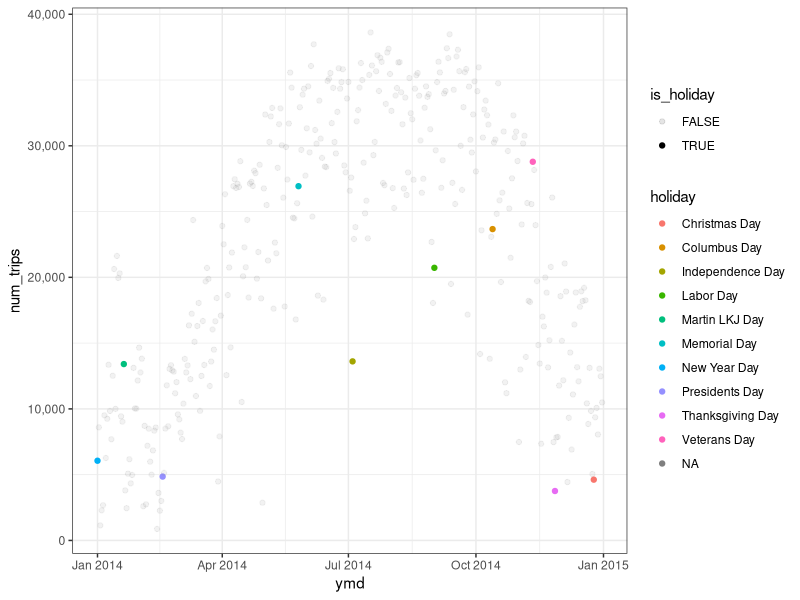
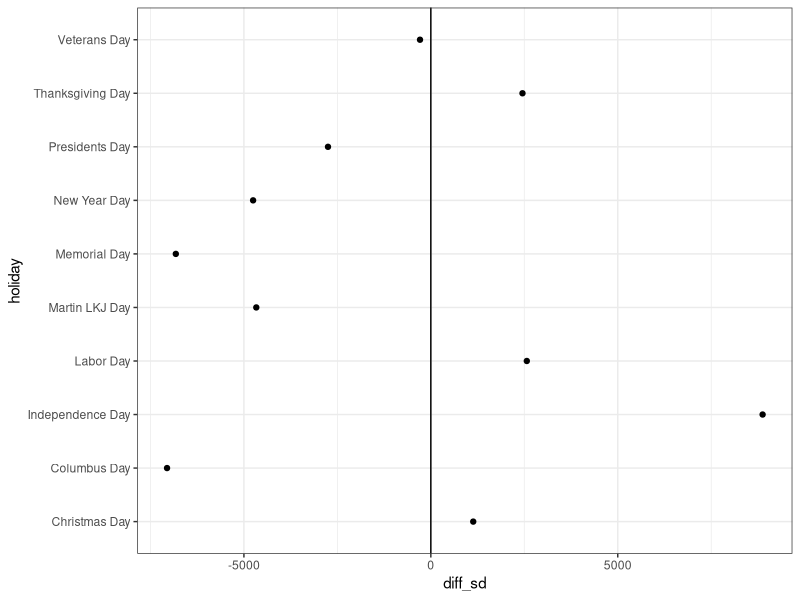
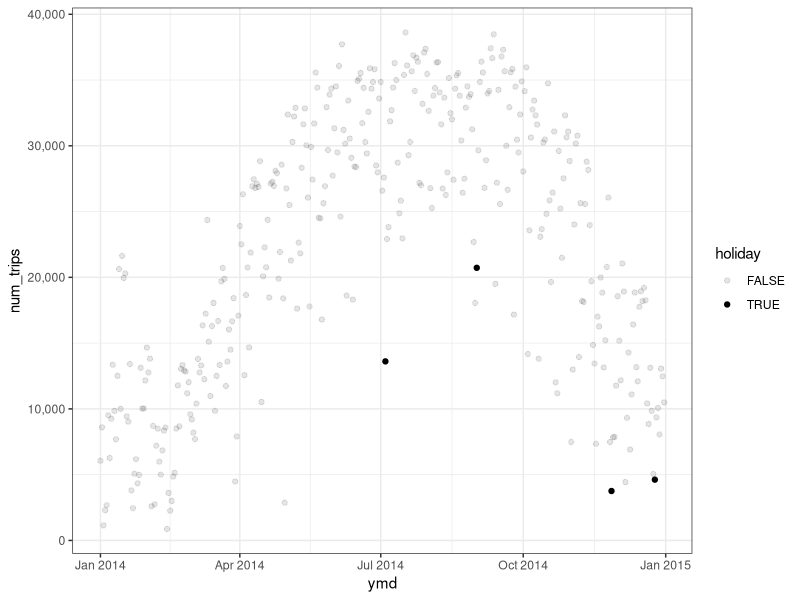
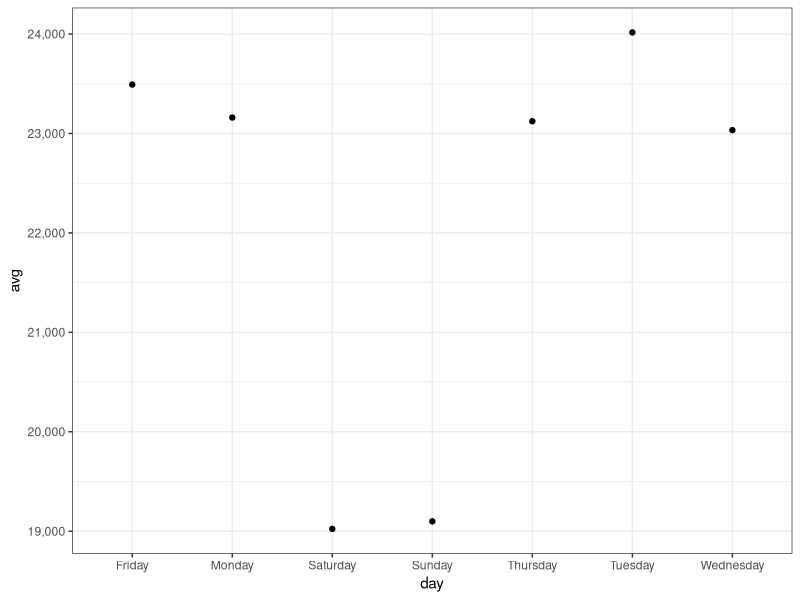
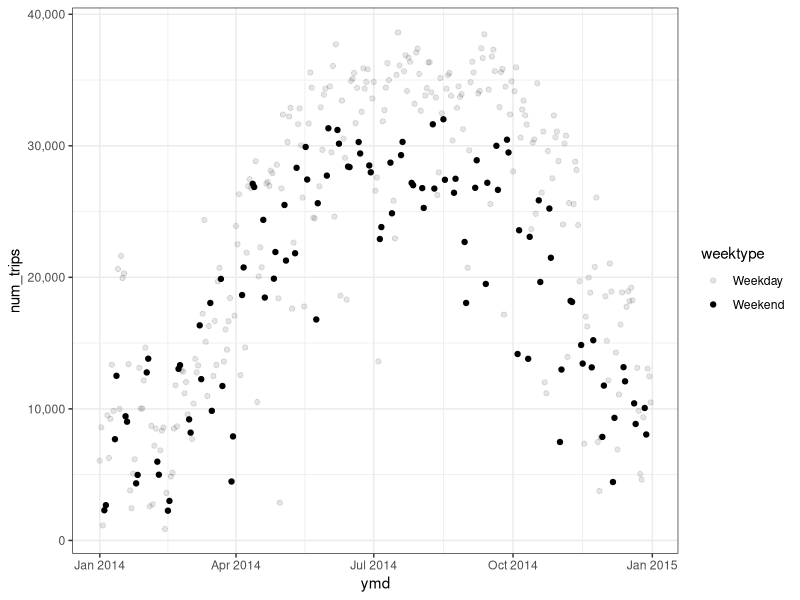
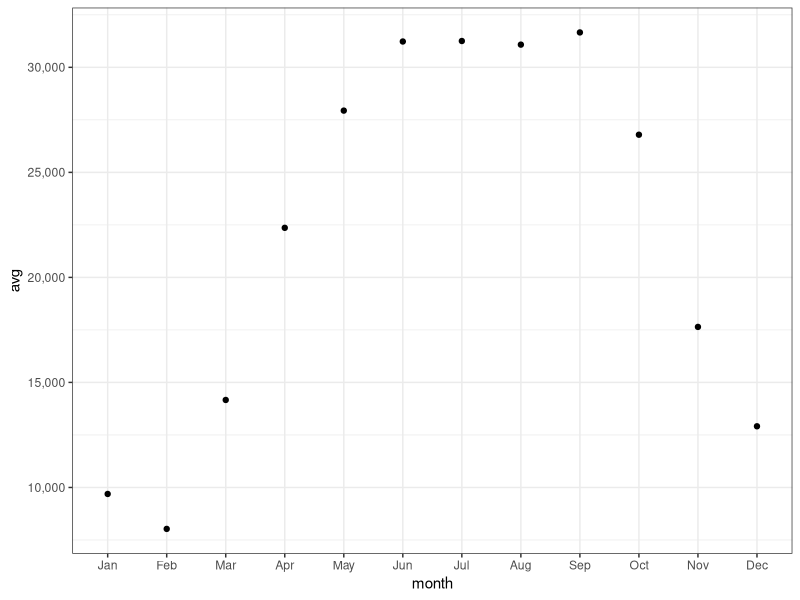
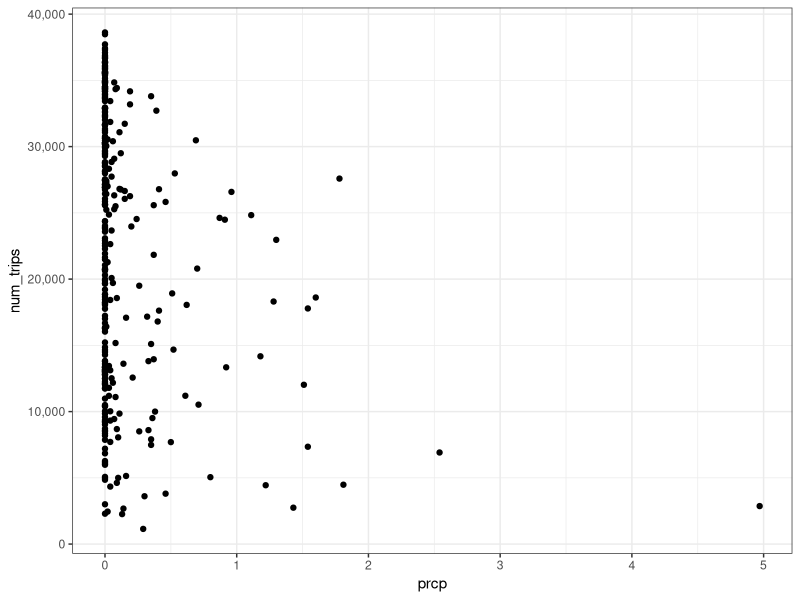
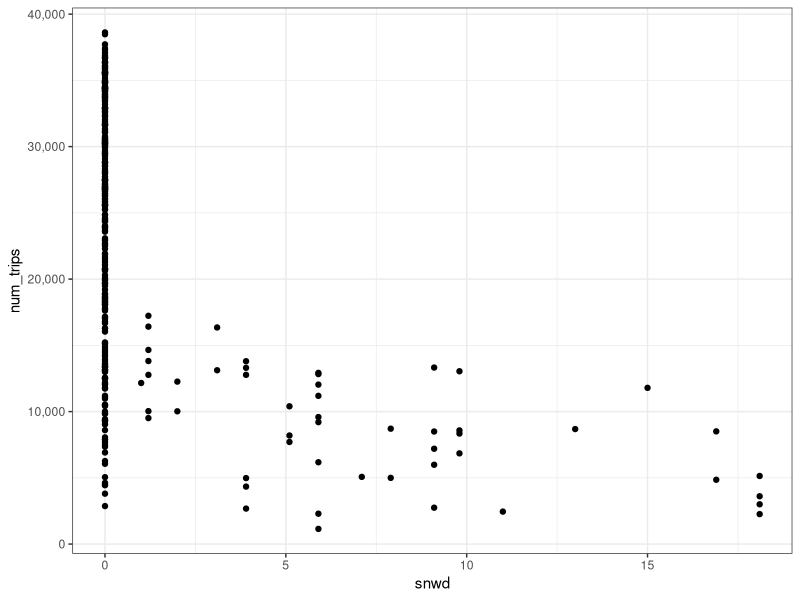

The R script that drew these images, in order: (Note: this script raises an error after producing the figures.)
## ---- chunk 1
library(scales)
library(tidyverse)
library(modelr)
library(broom)

theme_set(theme_bw())

knitr::opts_chunk$set(echo = TRUE)
## ---- chunk 2
trips_per_day <- read_tsv('trips_per_day.tsv')
head(trips_per_day)
## ---- chunk 3
# Load in the holidays data
holidays <- read_delim('US_holidays_2014.txt', delim = ,)

# Join the trips and holiday data
trips_holidays <- left_join(trips_per_day, holidays, by = 'ymd') %>% 
  mutate(month = month(ymd), is_holiday = (ymd %in% holidays$ymd))

# Plot the data
trips_holidays %>% 
  group_by(holiday) %>% 
  ggplot(aes(x = ymd, y = num_trips, color = holiday, alpha = is_holiday)) +
  geom_point() +
  scale_y_continuous(label = comma)
## ---- chunk 4
# Find the difference between the holiday trip count deviation from the monthly average and the standard deviation of the monthly average
trips_holidays_sd <- trips_holidays %>%
  group_by(month) %>%
  mutate(mo_avg = mean(num_trips), mo_sd = sd(num_trips)) %>% 
  filter(!is.na(holiday)) %>% 
  mutate(diff_avg = num_trips-mo_avg) %>%
  mutate(diff_sd = abs(diff_avg)-(mo_sd*1.5))

summary(trips_holidays_sd$mo_sd)

# Plot the deviation of the difference of each holiday trip count from the standard deviation of the month.
trips_holidays_sd %>% 
  ggplot(aes(x = diff_sd, y = holiday)) +
  geom_point() +
  geom_vline(xintercept = 0)
## ---- chunk 5
# Keep all the holidays to the right of the line, i.e significant differences.
holidays_best <- trips_holidays_sd %>% 
  filter(diff_sd > 0)

# Add a logical column to the data to mark whether the day is a holiday (TRUE) or not (FALSE).
trips_per_day <- trips_per_day %>% 
  mutate(holiday = (ymd %in% holidays_best$ymd)) %>% 
  replace_na(list(holiday=F))

# Now replot the data
trips_per_day %>%
  ggplot(aes(x = ymd, y = num_trips, alpha = holiday)) +
  geom_point() +
  scale_y_continuous(label = comma)
## ---- chunk 6
# Add a column to mark day of week
trips_weekdays <- trips_per_day %>% 
  mutate(day = weekdays(ymd))

# Plot the average number of trips based on day of the week
trips_weekdays %>% 
  group_by(day) %>% 
  summarise(avg = mean(num_trips)) %>% 
  ggplot(aes(x = day, y = avg)) +
  geom_point() +
  scale_y_continuous(label = comma)
## ---- chunk 7
trips_weektype <- trips_weekdays %>% 
  mutate(weektype = ifelse(day=="Saturday"|day=="Sunday", "Weekend", "Weekday"))

# Now replot the data, and notice if weekend has on average fewer trips than weekdays
trips_weektype %>%
  ggplot(aes(x = ymd, y = num_trips, alpha = weektype)) +
  geom_point() +
  scale_y_continuous(label = comma)

# Update the data
trips_per_day <- trips_weektype %>% select(-day)
## ---- chunk 8
# Add in a column to mark day of week
trips_months <- trips_per_day %>% 
  mutate(month = month(ymd, label = T))

# Plot the average number of trips based on day of the week
trips_months %>% 
  group_by(month) %>% 
  summarise(avg = mean(num_trips)) %>% 
  ggplot(aes(x = month, y = avg)) +
  geom_point() +
  scale_y_continuous(label = comma)
## ---- chunk 9
# Update the data
trips_per_day <- trips_months
## ---- chunk 10
set.seed(18)

num_days <- nrow(trips_per_day)
frac_model <- 0.9
num_model <- floor(num_days * frac_model)

# randomly sample rows for the model set 
ndx <- sample(1:num_days, num_model, replace=F)

# used for the model
trips_per_day_model <- trips_per_day[ndx, ] %>% arrange(ymd)

# used for the final test set
trips_per_day_final_test <- trips_per_day[-ndx, ]

head(trips_per_day_model)
head(trips_per_day_final_test)
## ---- chunk 11
# features: prcp, snwd, snow, tmax, tmin, holiday, weektype, month

ggplot(trips_per_day_model, aes(x = prcp, y = num_trips)) +
  geom_point() +
  scale_y_continuous(label = comma)

ggplot(trips_per_day_model, aes(x = snwd, y = num_trips)) +
  geom_point() +
  scale_y_continuous(label = comma)

ggplot(trips_per_day_model, aes(x = snow, y = num_trips)) +
  geom_point() +
  scale_y_continuous(label = comma)

ggplot(trips_per_day_model, aes(x = tmax, y = num_trips)) +
  geom_point() +
  scale_y_continuous(label = comma)

ggplot(trips_per_day_model, aes(x = tmin, y = num_trips)) +
  geom_point() +
  scale_y_continuous(label = comma)

ggplot(trips_per_day_model, aes(x = holiday, y = num_trips)) +
  geom_point() +
  scale_y_continuous(label = comma)

ggplot(trips_per_day_model, aes(x = weektype, y = num_trips)) +
  geom_point() +
  scale_y_continuous(label = comma)

ggplot(trips_per_day_model, aes(x = month, y = num_trips)) +
  geom_point() +
  scale_y_continuous(label = comma)
## ---- chunk 12
set.seed(42)
num_folds <- 5
num_days <- nrow(trips_per_day_model)
num_train <- floor(num_days * (1-(1/num_folds)))

ndx <- sample(1:num_days, num_train, replace=F)

trips_per_day_model <- trips_per_day_model[ndx, ] %>%
  mutate(fold = (row_number() %% num_folds) + 1)
## ---- chunk 13
plot_function <- function(K, avg_validate_err, se_validate_err, title) {
# plot the validate error, highlighting the value of k with the lowest average error
plot_data <- data.frame(K, avg_validate_err, se_validate_err)
ggplot(plot_data, aes(x=K, y=avg_validate_err)) +
  geom_pointrange(aes(ymin=avg_validate_err - se_validate_err,
                      ymax=avg_validate_err + se_validate_err,
                      color=avg_validate_err == min(avg_validate_err))) +
  geom_line(color = "red") +
  scale_x_continuous(breaks=1:12) +
  theme(legend.position="none") +
  xlab(title) +
  ylab('RMSE on validation data')
}
## ---- chunk 14
kfold_model_test <- function(model_list) {
  K <- 1:length(model_list)
  avg_validate_err <- c()
  se_validate_err <- c()
  for (k in K) {
  
    # do 5-fold cross-validation within each value of k
    validate_err <- c()
    for (f in 1:num_folds) {
      # fit on the training data
      trips_per_day_train <- filter(trips_per_day_model, fold != f)
      model <- lm(model_list[k], data=trips_per_day_train)
      
      # evaluate on the validation data
      trips_per_day_validate <- filter(trips_per_day_model, fold == f)
      validate_err[f] <- sqrt(mean((predict(model, trips_per_day_validate) - trips_per_day_validate$num_trips)^2))
    }
  
    # compute the average validation error across folds
    # and the standard error on this estimate
    avg_validate_err[k] <- mean(validate_err)
    se_validate_err[k] <- sd(validate_err) / sqrt(num_folds)
  }
  plot_function(K, avg_validate_err, se_validate_err, 'Model')
}
## ---- chunk 15
model_list <- c("num_trips ~ prcp + snwd + snow + tmax + tmin + holiday + weektype +
                  month",
                "num_trips ~ prcp*tmin + prcp*tmax + snwd*tmin + snow*tmin + 
                  snow*snwd + holiday + weektype + month", 
                "num_trips ~ prcp*tmin + prcp*tmax + snow*snwd*tmin + holiday +
                  weektype + month",
                "num_trips ~ prcp*tmin + prcp*tmax + snwd*tmin + snow*tmin + 
                  snow*snwd + holiday + weektype + month + tmin*tmax",
                "num_trips ~ prcp*tmin + prcp*tmax + snwd*tmin + snow*tmin + 
                  snow*snwd + holiday + weektype + month + snwd*tmax + snow*tmax",
                "num_trips ~ prcp*tmin + prcp*tmax + snwd*tmin + snow*tmin + 
                  snow*snwd + holiday + weektype + month + snwd*tmax + snow*tmax +
                  tmin*tmax",
                "num_trips ~ prcp*tmin + prcp*tmax + snow*snwd*tmin + holiday +
                  weektype + month + snwd*tmax + snow*tmax + tmin*tmax")
kfold_model_test(model_list)
## ---- chunk 16
# Compute the benchmarks
avg_tmin <- mean(trips_per_day_model$tmin)
hlfsdup_tmax <- mean(trips_per_day_model$tmax)+(sd(trips_per_day_model$tmax)/2)
avg_prcp <- mean(trips_per_day_model$prcp)
hlfsdup_prcp <- mean(trips_per_day_model$prcp)+(sd(trips_per_day_model$prcp)/2)

# Plot prcp against trip count, seperating with color by high and low tmin, and plot lines to signify the benchmarks
ggplot(trips_per_day_model, aes(x = prcp, y = num_trips, color = tmin < avg_tmin)) +
  geom_point() +
  geom_vline(xintercept = avg_prcp) +
  geom_vline(xintercept = hlfsdup_prcp, linetype = 'dashed') +
  scale_y_continuous(label = comma)

# Plot prcp against trip count, seperating with color by high and tmax, and plot lines to signify the benchmarks
ggplot(trips_per_day_model, aes(x = prcp, y = num_trips, color = tmax > hlfsdup_tmax)) +
  geom_point() +
  geom_vline(xintercept = avg_prcp) +
  geom_vline(xintercept = hlfsdup_prcp, linetype = 'dashed') +
  scale_y_continuous(label = comma)

# Plot tmax against trip count, separating with color by high and low prcp based on the two different benchmarks
ggplot(trips_per_day_model, aes(x = tmax, y = num_trips, color = prcp > avg_prcp)) +
  geom_point() +
  scale_y_continuous(label = comma)

ggplot(trips_per_day_model, aes(x = tmax, y = num_trips, color = prcp > hlfsdup_prcp)) +
  geom_point() +
  scale_y_continuous(label = comma)

# Plot tmin against trip count, separating with color by high and low prcp based on the two different benchmarks
ggplot(trips_per_day_model, aes(x = tmin, y = num_trips, color = prcp > avg_prcp)) +
  geom_point() +
  scale_y_continuous(label = comma)

ggplot(trips_per_day_model, aes(x = tmin, y = num_trips, color = prcp > hlfsdup_prcp)) +
  geom_point() +
  scale_y_continuous(label = comma)
## ---- chunk 17
model_list <- c("num_trips ~ prcp*tmin + prcp*tmax + snwd*tmin + snow*tmin + 
                  snow*snwd + holiday + weektype + month",
                "num_trips ~ I(prcp > hlfsdup_prcp)*tmin + 
                  I(prcp > hlfsdup_prcp)*tmax + snwd*tmin + snow*tmin + snow*snwd +
                  holiday + weektype + month",
                "num_trips ~ I(prcp > avg_prcp)*tmin + I(prcp > hlfsdup_prcp)*tmax +
                  snwd*tmin + snow*tmin + snow*snwd + holiday + weektype + month",
                "num_trips ~ I(prcp > 0)*tmin + I(prcp > hlfsdup_prcp)*tmax + 
                  snwd*tmin + snow*tmin + snow*snwd + holiday + weektype + month",
                "num_trips ~ prcp*I(tmin < avg_tmin) + prcp*I(tmax > hlfsdup_tmax) +
                  snwd*tmin + snow*tmin + snow*snwd + holiday + weektype + month",
                "num_trips ~ I(prcp > 0)*I(tmin < avg_tmin) + 
                  I(prcp > hlfsdup_prcp)*I(tmax > hlfsdup_tmax) + snwd*tmin + 
                  snow*tmin + snow*snwd + holiday + weektype + month")
kfold_model_test(model_list)
## ---- chunk 18
# fit a model for each polynomial degree
K <- 1:7
avg_validate_err <- c()
se_validate_err <- c()
for (k in K) {

  # do 5-fold cross-validation within each value of k
  validate_err <- c()
  for (f in 1:num_folds) {
    # fit on the training data
    trips_per_day_train <- filter(trips_per_day_model, fold != f)
    model <- lm(num_trips ~ poly(tmin, k, raw=T), data=trips_per_day_train)

    # evaluate on the validation data
    trips_per_day_validate <- filter(trips_per_day_model, fold == f)
    validate_err[f] <- sqrt(mean((predict(model, trips_per_day_validate) - trips_per_day_validate$num_trips)^2))
  }

  # compute the average validation error across folds
  # and the standard error on this estimate
  avg_validate_err[k] <- mean(validate_err)
  se_validate_err[k] <- sd(validate_err) / sqrt(num_folds)
}

# plot the validate error, highlighting the value of k with the lowest average error
plot_function(K, avg_validate_err, se_validate_err, 'Polynomial Degree')
## ---- chunk 19
# fit a model for each polynomial degree
K <- 1:7
avg_validate_err <- c()
se_validate_err <- c()
for (k in K) {

  # do 5-fold cross-validation within each value of k
  validate_err <- c()
  for (f in 1:num_folds) {
    # fit on the training data
    trips_per_day_train <- filter(trips_per_day_model, fold != f)
    model <- lm(num_trips ~ poly(tmax, k, raw=T), data=trips_per_day_train)

    # evaluate on the validation data
    trips_per_day_validate <- filter(trips_per_day_model, fold == f)
    validate_err[f] <- sqrt(mean((predict(model, trips_per_day_validate) - trips_per_day_validate$num_trips)^2))
  }

  # compute the average validation error across folds
  # and the standard error on this estimate
  avg_validate_err[k] <- mean(validate_err)
  se_validate_err[k] <- sd(validate_err) / sqrt(num_folds)
}

# plot the validate error, highlighting the value of k with the lowest average error
plot_function(K, avg_validate_err, se_validate_err, 'Polynomial Degree')
## ---- chunk 20
# fit a model for each polynomial degree
K <- 1:7
avg_validate_err <- c()
se_validate_err <- c()
for (k in K) {

  # do 5-fold cross-validation within each value of k
  validate_err <- c()
  for (f in 1:num_folds) {
    # fit on the training data
    trips_per_day_train <- filter(trips_per_day_model, fold != f)
    model <- lm(num_trips ~ poly(month, k, raw=T), data=trips_per_day_train)

    # evaluate on the validation data
    trips_per_day_validate <- filter(trips_per_day_model, fold == f)
    validate_err[f] <- sqrt(mean((predict(model, trips_per_day_validate) - trips_per_day_validate$num_trips)^2))
  }

  # compute the average validation error across folds
  # and the standard error on this estimate
  avg_validate_err[k] <- mean(validate_err)
  se_validate_err[k] <- sd(validate_err) / sqrt(num_folds)
}

# plot the validate error, highlighting the value of k with the lowest average error
plot_function(K, avg_validate_err, se_validate_err, 'Polynomial Degree')
## ---- chunk 21
model_list <- c("num_trips ~ I(prcp > avg_prcp)*tmin + I(prcp > hlfsdup_prcp)*tmax +
                  snwd*tmin + snow*tmin + snow*snwd + holiday + weektype + month",
                "num_trips ~ I(prcp > avg_prcp)*tmin + I(prcp > hlfsdup_prcp)*tmax +
                  snwd*tmin + snow*tmin + snow*snwd + holiday + weektype + 
                  poly(month, 4, raw=T) + poly(tmax, 4, raw=T) + poly(tmin, 4, raw=T)")
kfold_model_test(model_list)
## ---- chunk 22
model <- lm(num_trips ~ I(prcp > avg_prcp)*tmin + I(prcp > hlfsdup_prcp)*tmax + 
              snwd*tmin + snow*tmin + snow*snwd + holiday + weektype + 
              poly(month, 4, raw=T) + poly(tmax, 4, raw=T) + poly(tmin, 4, raw=T),
            data=trips_per_day_model)
summary(model)
## ---- chunk 23
trips_train <- trips_per_day_train %>%
  add_predictions(model) %>%
  mutate(split = "train")
trips_validate <- trips_per_day_validate %>%
  add_predictions(model) %>%
  mutate(split = "validate")
plot_data <- bind_rows(trips_train, trips_validate)

plot_data %>% 
  ggplot(aes(x = ymd, y = num_trips)) +
  geom_point(aes(color = split)) +
  geom_smooth(aes(y = pred), se=F) +
  xlab('Date') +
  ylab('Daily trips') +
  scale_y_continuous()
## ---- chunk 24
trips_model <- trips_per_day_model %>%
  add_predictions(model)

plot_data %>% 
  ggplot(aes(x = num_trips, y = pred)) +
  geom_point() +
  geom_abline(color = 'navy') + 
  labs(x = 'Actual', y = 'Predicted') +
  scale_y_continuous()
